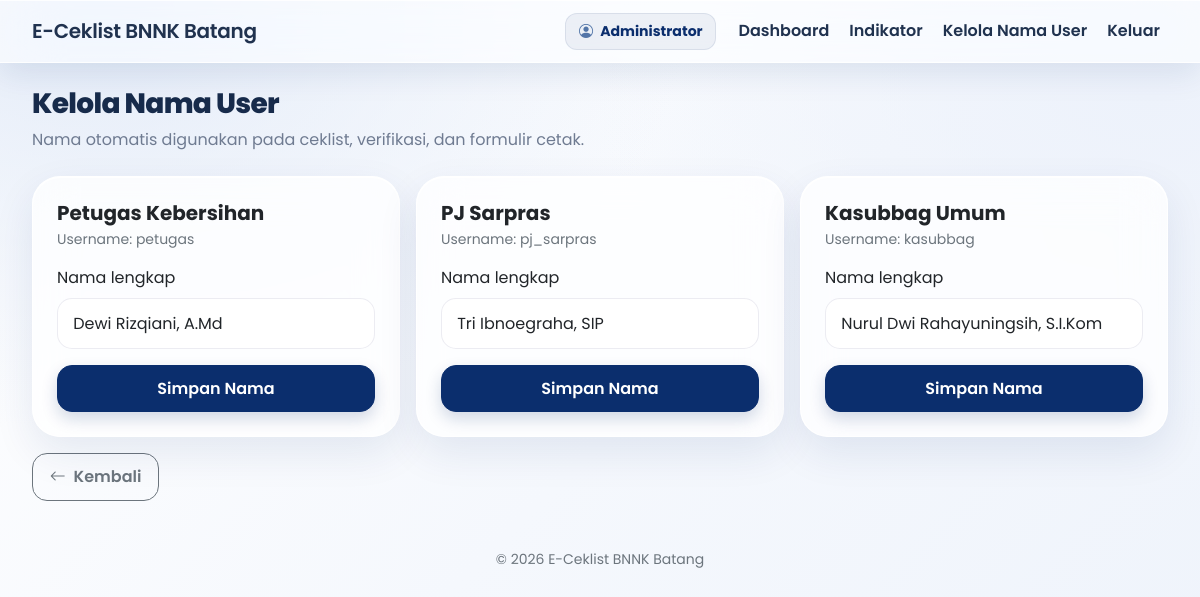
/admin/kelola_nama_user.php (signed in), run on the app's committed database.
### tables this page shows
CREATE TABLE users (
 id INT AUTO_INCREMENT PRIMARY KEY,
 nama_lengkap VARCHAR(120) NOT NULL,
 username VARCHAR(50) NOT NULL UNIQUE,
 password VARCHAR(255) NOT NULL,
 role ENUM('petugas','pj_sarpras','kasubbag_umum','admin') NOT NULL
);

### config/koneksi.php (called while the page is built, shortened)
<?php
function e($value): string {
    return htmlspecialchars((string)($value ?? ''), ENT_QUOTES, 'UTF-8');
}
function base_url(string $path = ''): string {
    $script = str_replace('\\', '/', $_SERVER['SCRIPT_NAME'] ?? '/e-ceklist/index.php');
    $root = preg_replace('~/(auth|petugas|verifikator|admin|laporan)/.*$~', '', $script);
    $root = rtrim($root, '/');
    return ($root ?: '') . '/' . ltrim($path, '/');
}
function stmt_rows(mysqli_stmt $stmt): array {
    $result = $stmt->get_result();
    return $result ? $result->fetch_all(MYSQLI_ASSOC) : [];
}

### admin/kelola_nama_user.php (the view, shortened to what this page needs)
<?php
require_once __DIR__.'/../config/koneksi.php';require_role(['admin']);
$roles=['petugas'=>'Petugas Kebersihan','pj_sarpras'=>'PJ Sarpras','kasubbag_umum'=>'Kasubbag Umum'];
$users=[];$s=$conn->prepare("SELECT id,nama_lengkap,username,role FROM users WHERE role IN ('petugas','pj_sarpras','kasubbag_umum') ORDER BY FIELD(role,'petugas','pj_sarpras','kasubbag_umum')");$s->execute();foreach(stmt_rows($s) as $u)$users[$u['role']]=$u;
$page_title='Kelola Nama User';include __DIR__.'/../includes/header.php';
?>
<h1 class="h3 page-heading">Kelola Nama User</h1><p class="muted mb-4">Nama otomatis digunakan pada ceklist, verifikasi, dan formulir cetak.</p>
<div class="row g-3"><?php foreach($roles as $role=>$label):$u=$users[$role]??null; ?><div class="col-12 col-lg-4"><div class="card p-3 p-md-4 h-100"><h2 class="h5 fw-bold mb-1"><?= e($label) ?></h2><div class="small text-secondary mb-3">Username: <?= e($u['username']??'') ?></div><form method="post"><input type="hidden" name="csrf" value="<?= e(csrf_token()) ?>"><input type="hidden" name="role" value="<?= e($role) ?>"><label class="form-label">Nama lengkap</label><input class="form-control mb-3" name="nama_lengkap" maxlength="120" required value="<?= e($u['nama_lengkap']??'') ?>"><button class="btn btn-primary w-100">Simpan Nama</button></form></div></div><?php endforeach; ?></div>
<div class="mt-3"><a class="btn btn-outline-secondary" href="<?= e(base_url('admin/kelola_ruangan.php')) ?>"><i class="bi bi-arrow-left me-1"></i> Kembali</a></div>
<?php include __DIR__.'/../includes/footer.php'; ?>

### includes/header.php (style rules this page uses)
:root { --violet:#0B2E6D;--violet-dark:#082454;--ink:#17243b;--muted:#6f7b91;--line:rgba(255,255,255,.92);--glass:rgba(255,255,255,.76) }
* { box-sizing:border-box }
body { min-height:100vh;color:var(--ink);font-family:'Poppins',sans-serif;background:radial-gradient(ellipse at 8% 0%,#e3ebf8 0,transparent 38%),radial-gradient(ellipse at 96% 12%,#edf2fb 0,transparent 34%),linear-gradient(135deg,#ffffff 0%,#f5f8fd 52%,#eef3fb 100%);background-attachment:fixed }
.card { background:var(--glass);backdrop-filter:blur(20px);-webkit-backdrop-filter:blur(20px);border:1px solid var(--line);border-radius:28px;box-shadow:0 16px 42px rgba(11,46,109,.09),inset 0 1px 0 #fff }
.btn { border-radius:15px;font-weight:600;padding:.68rem 1.05rem;transition:transform .18s,box-shadow .18s }
.btn-primary { background:var(--violet);border-color:var(--violet);box-shadow:0 7px 16px rgba(11,46,109,.18) }
.form-control,.form-select { border:1px solid rgba(125,125,165,.15);border-radius:15px;background:rgba(255,255,255,.78);padding:.76rem .95rem }
.page-heading { font-weight:750;letter-spacing:-.65px;color:#172b4b }
.muted { color:var(--muted) }

### data on the page
users: label "Petugas Kebersihan", username "petugas", nama_lengkap "Dewi Rizqiani, A.Md"
users: label "PJ Sarpras", username "pj_sarpras", nama_lengkap "Tri Ibnoegraha, SIP"
users: username "kasubbag", nama_lengkap "Nurul Dwi Rahayuningsih, S.I.Kom"

### other printed values
$_SESSION['user']['nama_lengkap'] "Administrator"
$label "Kasubbag Umum"
